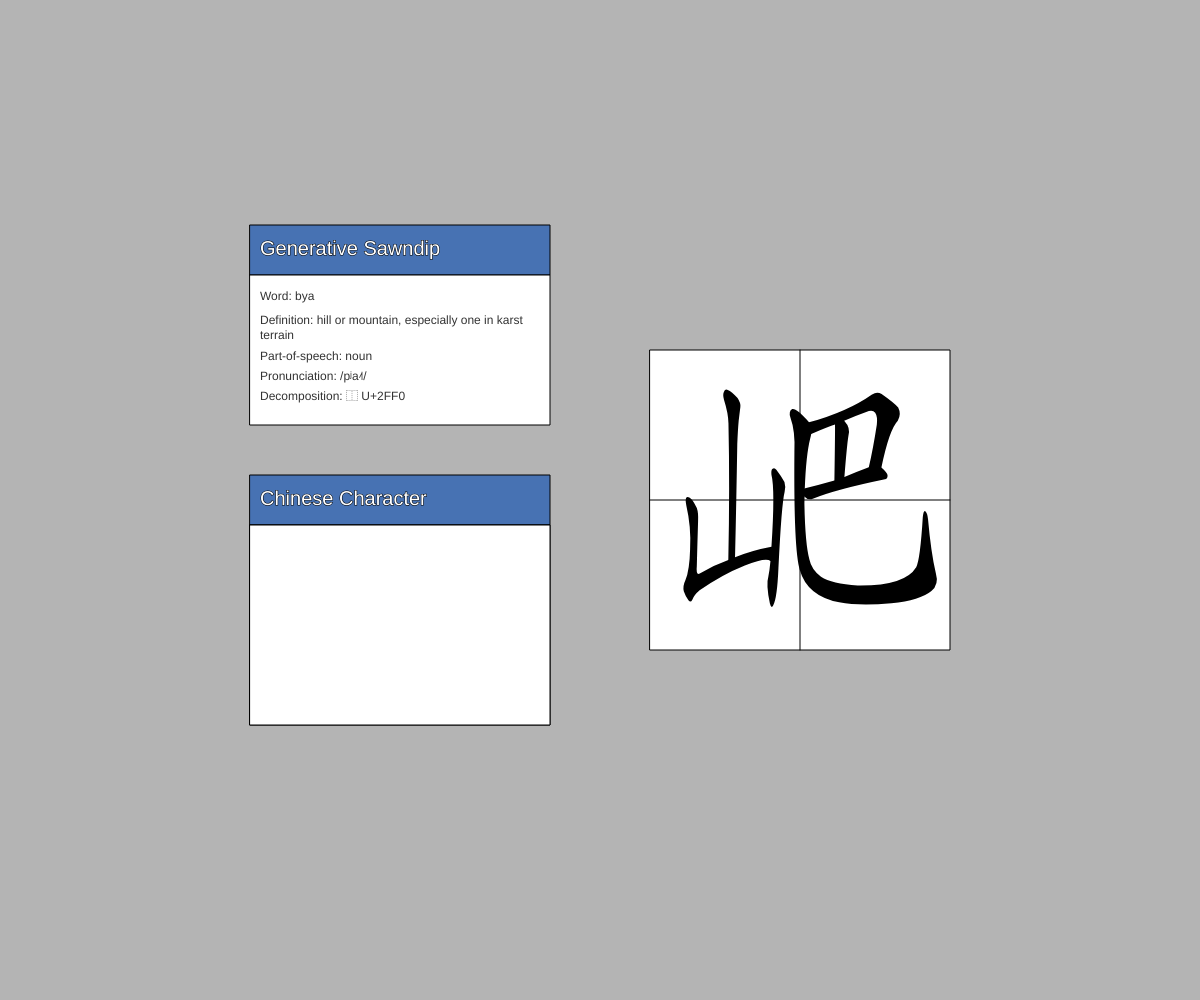
Frame 1 (no input)
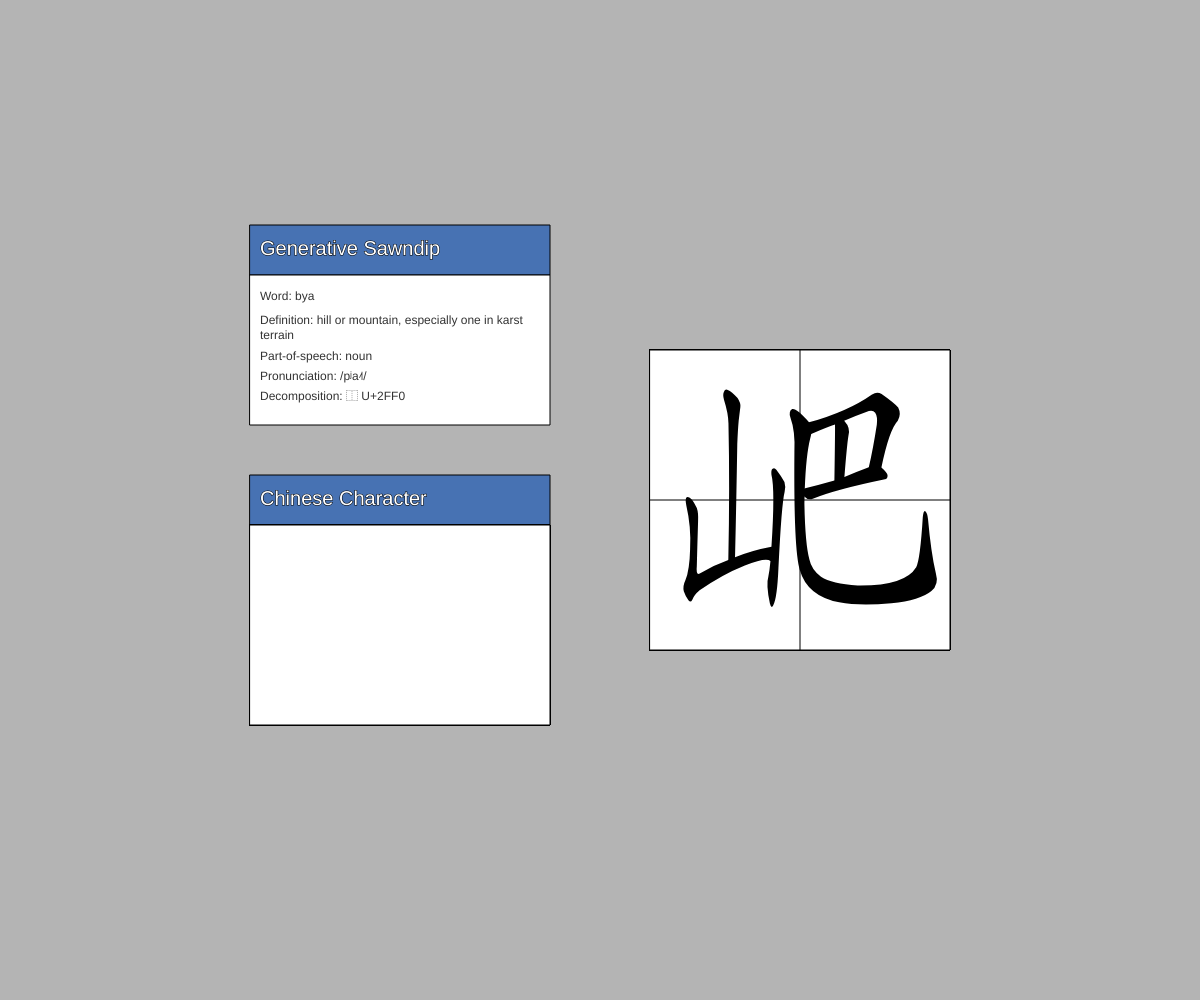
Frame 60 (no input)
Frame 120 (the mouse pressed at the canvas centre since frame 60): identical to frame 60, image omitted

The p5.js sketch that drew these frames (run headless with seeded random() and noise() and a simulated clock; from frame 60 on, the mouse is pressed at the canvas centre):

// p5.js sketch
// ── sketch.js
let chr01 = {
  character: "巴",
  strokes: [
    "M 657 508 Q 696 634 739 664 Q 758 686 741 708 Q 720 724 658 753 Q 636 762 610 752 Q 489 695 295 659 C 266 653 277 611 306 620 Q 396 647 425 652 L 471 664 Q 523 679 581 693 Q 612 703 626 691 Q 639 678 634 651 Q 616 572 594 509 C 584 481 648 479 657 508 Z",
    "M 425 652 Q 426 640 422 465 C 421 435 468 447 472 477 Q 485 585 492 613 Q 504 640 472 663 L 471 664 C 448 683 424 682 425 652 Z",
    "M 273 411 Q 291 398 314 404 Q 428 435 675 469 Q 687 470 688 481 Q 688 490 657 508 L 594 509 Q 530 493 472 477 L 422 465 Q 343 450 276 439 Q 273 439 274 438 C 245 432 247 425 273 411 Z",
    "M 929 157 Q 905 224 890 337 Q 887 356 878 362 Q 868 369 864 343 Q 851 201 831 176 Q 774 113 538 115 Q 409 121 355 144 Q 307 169 297 202 Q 276 253 272 387 Q 272 400 273 411 L 274 438 Q 280 549 301 605 Q 304 612 306 620 C 314 645 314 645 295 659 Q 294 660 292 662 Q 229 708 211 703 Q 192 696 202 675 Q 227 629 222 560 Q 218 232 249 167 Q 286 80 446 59 Q 548 46 707 56 Q 851 66 907 97 Q 946 118 929 157 Z",
  ],
};

let chr02 = {
  character: "山",
  strokes: [
    "M 536 209 Q 546 407 552 587 Q 556 633 562 664 Q 569 691 574 710 Q 578 723 554 740 Q 512 762 484 767 Q 465 771 456 760 Q 447 751 457 734 Q 488 688 489 655 Q 499 444 488 200 C 487 170 534 179 536 209 Z",
    "M 796 244 Q 657 232 536 209 L 488 200 Q 379 182 284 155 Q 256 148 263 180 Q 267 253 272 329 Q 275 357 263 373 Q 220 416 190 409 Q 178 403 188 382 Q 224 309 215 236 Q 211 166 182 133 Q 161 112 170 96 Q 183 78 203 66 Q 219 57 230 67 Q 243 83 283 99 Q 440 151 606 182 Q 757 210 789 197 C 819 193 826 247 796 244 Z",
    "M 789 197 Q 783 166 774 145 Q 756 118 785 55 Q 795 36 809 49 Q 837 73 846 173 Q 868 386 890 427 Q 900 443 889 460 Q 867 479 831 501 Q 816 510 802 503 Q 793 499 796 484 Q 823 435 796 244 L 789 197 Z",
  ],
};

let Chr1 = {
  character: "巴",
  definition: "to desire, to wish for",
  pinyin: ["bā"],
  decomposition: "⿻巳？",
  radical: "巳",
};

let Chr2 = {
  character: "山",
  definition: "mountain, hill, peak",
  pinyin: ["shān"],
  decomposition: "⿶凵丨",
  radical: "山",
};

let zhuang = {
  pos: "noun",
  word: "bya",
  sound: "/pʲa˨˦/",
  meaning: ["hill or mountain, especially one in karst terrain"],
};

let c = "black";
let C = "black";

function setup() {
  createCanvas(windowWidth, windowHeight);
  background(180);
  colorMode(HSB, 100);
  rectMode(CENTER);
  displayInfo();
}

function displayInfo() {
  fill(60, 60, 70);
  stroke(0);
  rect(width / 3, height / 2 - 250, 300, 50);
  fill(100);
  stroke(0);
  rect(width / 3, height / 2 - 150, 300, 150);
  textSize(20);
  text("Generative Sawndip", width / 3 - 140, height / 2 - 245);
  textSize(12);
  noStroke();
  fill(20);
  text("Word: " + zhuang.word, width / 3 - 140, height / 2 - 200);
  text("Definition: " + zhuang.meaning, width / 3, height / 2 - 160, 280, 50);
  text("Part-of-speech: " + zhuang.pos, width / 3 - 140, height / 2 - 140);
  text("Pronunciation: " + zhuang.sound, width / 3 - 140, height / 2 - 120);
  text("Decomposition: " + "⿰ U+2FF0", width / 3 - 140, height / 2 - 100);

  fill(60, 60, 70);
  stroke(0);
  rect(width / 3, height / 2, 300, 50);
  fill(100);
  stroke(0);
  rect(width / 3, height / 2 + 125, 300, 200);
  textSize(20);
  text("Chinese Character", width / 3 - 140, height / 2 + 5);
}

function displayCharacter() {
  fill(100);
  stroke(0);
  rect((width * 2) / 3, height / 2, 300, 300);
  line((width * 2) / 3 - 150, height / 2, (width * 2) / 3 + 150, height / 2);
  line((width * 2) / 3, height / 2 - 150, (width * 2) / 3, height / 2 + 150);

  translate((width * 2) / 3 - 150, height / 2 + 120);

  push();
  translate(100, 0);
  scale(0.2, -0.3);
  let ctx01 = drawingContext;
  ctx01.fillStyle = C;
  ctx01.strokeStyle = C;
  for (let j = 0; j < chr01.strokes.length; j++) {
    p = new Path2D(chr01.strokes[j]);
    ctx01.fill(p);
  }

  translate(-450, 0);
  scale(0.7, 1);
  let ctx02 = drawingContext;
  ctx02.fillStyle = c;
  ctx02.strokeStyle = c;
  for (let j = 0; j < chr02.strokes.length; j++) {
    p = new Path2D(chr02.strokes[j]);
    ctx02.fill(p);
  }
  pop();
}

function draw() {
  if (
    mouseX > (width * 2) / 3 - 150 &&
    mouseX < (width * 2) / 3 &&
    mouseY > height / 2 - 150 &&
    mouseY < height / 2 + 150
  ) {
    c = "red";
    C = "black";
    fill(255);
    stroke(0);
    rect(width / 3, height / 2 + 125, 300, 200);
    
    textSize(12);
    noStroke();
    fill(20);
    text("Character: " + Chr2.character, width / 3 - 140, height / 2 + 50);
    text("Definition: " + Chr2.definition, width / 3 - 140, height / 2 + 70);
    text("Pinyin: " + Chr2.pinyin, width / 3 - 140, height / 2 + 90);
  } else if (
    mouseX > (width * 2) / 3 &&
    mouseX < (width * 2) / 3 + 150 &&
    mouseY > height / 2 - 150 &&
    mouseY < height / 2 + 150
  ) {
    C = "red";
    c = "black";
    fill(255);
    stroke(0);
    rect(width / 3, height / 2 + 125, 300, 200);
    
    textSize(12);
    noStroke();
    fill(20);
    text("Character: " + Chr1.character, width / 3 - 140, height / 2 + 50);
    text("Definition: " + Chr1.definition, width / 3 - 140, height / 2 + 70);
    text("Pinyin: " + Chr1.pinyin, width / 3 - 140, height / 2 + 90);
  } else  {
    C = "black";
    c = "black";
     fill(255);
     stroke(0);
     rect(width / 3, height / 2 + 125, 300, 200);
  }

  displayCharacter();
}
